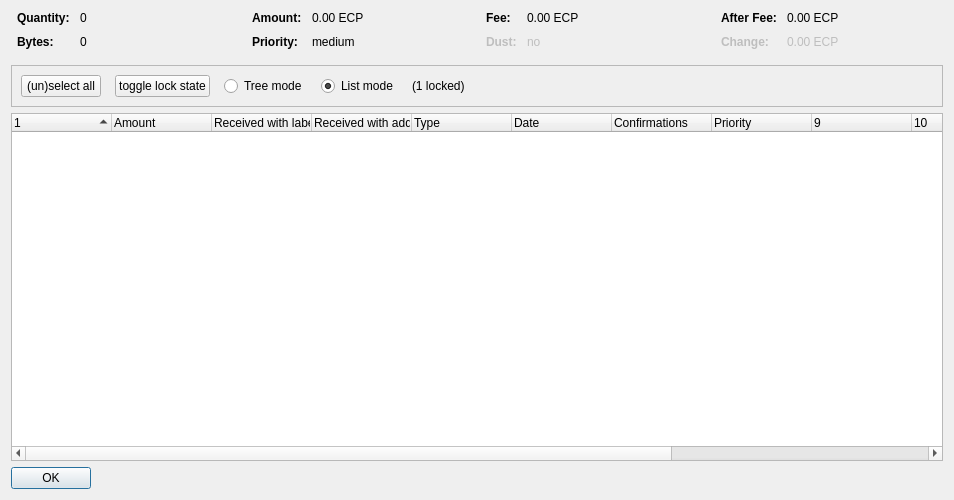
<?xml version="1.0" encoding="UTF-8"?>
<ui version="4.0">
 <class>CoinControlDialog</class>
 <widget class="QDialog" name="CoinControlDialog">
  <property name="geometry">
   <rect>
    <x>0</x>
    <y>0</y>
    <width>954</width>
    <height>500</height>
   </rect>
  </property>
  <property name="windowTitle">
   <string>Coin Selection</string>
  </property>
  <layout class="QVBoxLayout" name="verticalLayout">
   <item>
    <layout class="QHBoxLayout" name="horizontalLayoutTop" stretch="0,0,0,0">
     <property name="topMargin">
      <number>0</number>
     </property>
     <property name="bottomMargin">
      <number>10</number>
     </property>
     <item>
      <layout class="QFormLayout" name="formLayoutCoinControl1">
       <property name="horizontalSpacing">
        <number>10</number>
       </property>
       <property name="verticalSpacing">
        <number>10</number>
       </property>
       <property name="leftMargin">
        <number>6</number>
       </property>
       <property name="rightMargin">
        <number>6</number>
       </property>
       <item row="0" column="0">
        <widget class="QLabel" name="labelCoinControlQuantityText">
         <property name="font">
          <font>
           <weight>75</weight>
           <bold>true</bold>
          </font>
         </property>
         <property name="text">
          <string>Quantity:</string>
         </property>
        </widget>
       </item>
       <item row="0" column="1">
        <widget class="QLabel" name="labelCoinControlQuantity">
         <property name="cursor">
          <cursorShape>IBeamCursor</cursorShape>
         </property>
         <property name="contextMenuPolicy">
          <enum>Qt::ActionsContextMenu</enum>
         </property>
         <property name="text">
          <string notr="true">0</string>
         </property>
         <property name="textInteractionFlags">
          <set>Qt::LinksAccessibleByMouse|Qt::TextSelectableByKeyboard|Qt::TextSelectableByMouse</set>
         </property>
        </widget>
       </item>
       <item row="1" column="0">
        <widget class="QLabel" name="labelCoinControlBytesText">
         <property name="font">
          <font>
           <weight>75</weight>
           <bold>true</bold>
          </font>
         </property>
         <property name="text">
          <string>Bytes:</string>
         </property>
        </widget>
       </item>
       <item row="1" column="1">
        <widget class="QLabel" name="labelCoinControlBytes">
         <property name="cursor">
          <cursorShape>IBeamCursor</cursorShape>
         </property>
         <property name="contextMenuPolicy">
          <enum>Qt::ActionsContextMenu</enum>
         </property>
         <property name="text">
          <string notr="true">0</string>
         </property>
         <property name="textInteractionFlags">
          <set>Qt::LinksAccessibleByMouse|Qt::TextSelectableByKeyboard|Qt::TextSelectableByMouse</set>
         </property>
        </widget>
       </item>
      </layout>
     </item>
     <item>
      <layout class="QFormLayout" name="formLayoutCoinControl2">
       <property name="horizontalSpacing">
        <number>10</number>
       </property>
       <property name="verticalSpacing">
        <number>10</number>
       </property>
       <property name="leftMargin">
        <number>6</number>
       </property>
       <property name="rightMargin">
        <number>6</number>
       </property>
       <item row="0" column="0">
        <widget class="QLabel" name="labelCoinControlAmountText">
         <property name="font">
          <font>
           <weight>75</weight>
           <bold>true</bold>
          </font>
         </property>
         <property name="text">
          <string>Amount:</string>
         </property>
        </widget>
       </item>
       <item row="0" column="1">
        <widget class="QLabel" name="labelCoinControlAmount">
         <property name="cursor">
          <cursorShape>IBeamCursor</cursorShape>
         </property>
         <property name="contextMenuPolicy">
          <enum>Qt::ActionsContextMenu</enum>
         </property>
         <property name="text">
          <string notr="true">0.00 ECP</string>
         </property>
         <property name="textInteractionFlags">
          <set>Qt::LinksAccessibleByMouse|Qt::TextSelectableByKeyboard|Qt::TextSelectableByMouse</set>
         </property>
        </widget>
       </item>
       <item row="1" column="0">
        <widget class="QLabel" name="labelCoinControlPriorityText">
         <property name="font">
          <font>
           <weight>75</weight>
           <bold>true</bold>
          </font>
         </property>
         <property name="text">
          <string>Priority:</string>
         </property>
        </widget>
       </item>
       <item row="1" column="1">
        <widget class="QLabel" name="labelCoinControlPriority">
         <property name="cursor">
          <cursorShape>IBeamCursor</cursorShape>
         </property>
         <property name="contextMenuPolicy">
          <enum>Qt::ActionsContextMenu</enum>
         </property>
         <property name="text">
          <string>medium</string>
         </property>
         <property name="textInteractionFlags">
          <set>Qt::LinksAccessibleByMouse|Qt::TextSelectableByKeyboard|Qt::TextSelectableByMouse</set>
         </property>
        </widget>
       </item>
      </layout>
     </item>
     <item>
      <layout class="QFormLayout" name="formLayoutCoinControl3">
       <property name="horizontalSpacing">
        <number>10</number>
       </property>
       <property name="verticalSpacing">
        <number>10</number>
       </property>
       <property name="leftMargin">
        <number>6</number>
       </property>
       <property name="rightMargin">
        <number>6</number>
       </property>
       <item row="0" column="0">
        <widget class="QLabel" name="labelCoinControlFeeText">
         <property name="font">
          <font>
           <weight>75</weight>
           <bold>true</bold>
          </font>
         </property>
         <property name="text">
          <string>Fee:</string>
         </property>
        </widget>
       </item>
       <item row="0" column="1">
        <widget class="QLabel" name="labelCoinControlFee">
         <property name="cursor">
          <cursorShape>IBeamCursor</cursorShape>
         </property>
         <property name="contextMenuPolicy">
          <enum>Qt::ActionsContextMenu</enum>
         </property>
         <property name="text">
          <string notr="true">0.00 ECP</string>
         </property>
         <property name="textInteractionFlags">
          <set>Qt::LinksAccessibleByMouse|Qt::TextSelectableByKeyboard|Qt::TextSelectableByMouse</set>
         </property>
        </widget>
       </item>
       <item row="1" column="0">
        <widget class="QLabel" name="labelCoinControlLowOutputText">
         <property name="enabled">
          <bool>false</bool>
         </property>
         <property name="font">
          <font>
           <weight>75</weight>
           <bold>true</bold>
          </font>
         </property>
         <property name="text">
          <string>Dust:</string>
         </property>
        </widget>
       </item>
       <item row="1" column="1">
        <widget class="QLabel" name="labelCoinControlLowOutput">
         <property name="enabled">
          <bool>false</bool>
         </property>
         <property name="cursor">
          <cursorShape>IBeamCursor</cursorShape>
         </property>
         <property name="contextMenuPolicy">
          <enum>Qt::ActionsContextMenu</enum>
         </property>
         <property name="text">
          <string>no</string>
         </property>
         <property name="textInteractionFlags">
          <set>Qt::LinksAccessibleByMouse|Qt::TextSelectableByKeyboard|Qt::TextSelectableByMouse</set>
         </property>
        </widget>
       </item>
      </layout>
     </item>
     <item>
      <layout class="QFormLayout" name="formLayoutCoinControl4">
       <property name="horizontalSpacing">
        <number>10</number>
       </property>
       <property name="verticalSpacing">
        <number>10</number>
       </property>
       <property name="leftMargin">
        <number>6</number>
       </property>
       <property name="rightMargin">
        <number>6</number>
       </property>
       <item row="0" column="0">
        <widget class="QLabel" name="labelCoinControlAfterFeeText">
         <property name="font">
          <font>
           <weight>75</weight>
           <bold>true</bold>
          </font>
         </property>
         <property name="text">
          <string>After Fee:</string>
         </property>
        </widget>
       </item>
       <item row="0" column="1">
        <widget class="QLabel" name="labelCoinControlAfterFee">
         <property name="cursor">
          <cursorShape>IBeamCursor</cursorShape>
         </property>
         <property name="contextMenuPolicy">
          <enum>Qt::ActionsContextMenu</enum>
         </property>
         <property name="text">
          <string notr="true">0.00 ECP</string>
         </property>
         <property name="textInteractionFlags">
          <set>Qt::LinksAccessibleByMouse|Qt::TextSelectableByKeyboard|Qt::TextSelectableByMouse</set>
         </property>
        </widget>
       </item>
       <item row="1" column="0">
        <widget class="QLabel" name="labelCoinControlChangeText">
         <property name="enabled">
          <bool>false</bool>
         </property>
         <property name="font">
          <font>
           <weight>75</weight>
           <bold>true</bold>
          </font>
         </property>
         <property name="text">
          <string>Change:</string>
         </property>
        </widget>
       </item>
       <item row="1" column="1">
        <widget class="QLabel" name="labelCoinControlChange">
         <property name="enabled">
          <bool>false</bool>
         </property>
         <property name="cursor">
          <cursorShape>IBeamCursor</cursorShape>
         </property>
         <property name="contextMenuPolicy">
          <enum>Qt::ActionsContextMenu</enum>
         </property>
         <property name="text">
          <string notr="true">0.00 ECP</string>
         </property>
         <property name="textInteractionFlags">
          <set>Qt::LinksAccessibleByMouse|Qt::TextSelectableByKeyboard|Qt::TextSelectableByMouse</set>
         </property>
        </widget>
       </item>
      </layout>
     </item>
    </layout>
   </item>
   <item>
    <widget class="QFrame" name="frame">
     <property name="minimumSize">
      <size>
       <width>0</width>
       <height>40</height>
      </size>
     </property>
     <property name="frameShape">
      <enum>QFrame::StyledPanel</enum>
     </property>
     <property name="frameShadow">
      <enum>QFrame::Sunken</enum>
     </property>
     <layout class="QHBoxLayout" name="horizontalLayout">
      <item>
       <layout class="QHBoxLayout" name="horizontalLayoutPanel" stretch="0,0,0,0,0,0">
        <property name="spacing">
         <number>14</number>
        </property>
        <item>
         <widget class="QPushButton" name="pushButtonSelectAll">
          <property name="sizePolicy">
           <sizepolicy hsizetype="Maximum" vsizetype="Fixed">
            <horstretch>0</horstretch>
            <verstretch>0</verstretch>
           </sizepolicy>
          </property>
          <property name="text">
           <string>(un)select all</string>
          </property>
          <property name="autoDefault">
           <bool>false</bool>
          </property>
         </widget>
        </item>
        <item>
         <widget class="QPushButton" name="pushButtonToggleLock">
          <property name="sizePolicy">
           <sizepolicy hsizetype="Maximum" vsizetype="Fixed">
            <horstretch>0</horstretch>
            <verstretch>0</verstretch>
           </sizepolicy>
          </property>
          <property name="text">
           <string>toggle lock state</string>
          </property>
          <property name="autoDefault">
           <bool>false</bool>
          </property>
         </widget>
        </item>
        <item>
         <widget class="QRadioButton" name="radioTreeMode">
          <property name="sizePolicy">
           <sizepolicy hsizetype="Maximum" vsizetype="Fixed">
            <horstretch>0</horstretch>
            <verstretch>0</verstretch>
           </sizepolicy>
          </property>
          <property name="text">
           <string>Tree mode</string>
          </property>
         </widget>
        </item>
        <item>
         <widget class="QRadioButton" name="radioListMode">
          <property name="sizePolicy">
           <sizepolicy hsizetype="Maximum" vsizetype="Fixed">
            <horstretch>0</horstretch>
            <verstretch>0</verstretch>
           </sizepolicy>
          </property>
          <property name="text">
           <string>List mode</string>
          </property>
          <property name="checked">
           <bool>true</bool>
          </property>
         </widget>
        </item>
        <item>
         <widget class="QLabel" name="labelLocked">
          <property name="text">
           <string>(1 locked)</string>
          </property>
         </widget>
        </item>
        <item>
         <spacer name="horizontalSpacer">
          <property name="orientation">
           <enum>Qt::Horizontal</enum>
          </property>
          <property name="sizeHint" stdset="0">
           <size>
            <width>40</width>
            <height>20</height>
           </size>
          </property>
         </spacer>
        </item>
       </layout>
      </item>
     </layout>
    </widget>
   </item>
   <item>
    <widget class="CoinControlTreeWidget" name="treeWidget">
     <property name="contextMenuPolicy">
      <enum>Qt::CustomContextMenu</enum>
     </property>
     <property name="sortingEnabled">
      <bool>false</bool>
     </property>
     <property name="columnCount">
      <number>13</number>
     </property>
     <attribute name="headerShowSortIndicator" stdset="0">
      <bool>true</bool>
     </attribute>
     <attribute name="headerStretchLastSection">
      <bool>false</bool>
     </attribute>
     <column>
      <property name="text">
       <string/>
      </property>
     </column>
     <column>
      <property name="text">
       <string>Amount</string>
      </property>
     </column>
     <column>
      <property name="text">
       <string>Received with label</string>
      </property>
     </column>
     <column>
      <property name="text">
       <string>Received with address</string>
      </property>
     </column>
     <column>
      <property name="text">
	<string>Type</string>
      </property>
     </column>
     <column>
      <property name="text">	 
       <string>Date</string>
      </property>
     </column>
     <column>
      <property name="text">
       <string>Confirmations</string>
      </property>
      <property name="toolTip">
       <string>Confirmed</string>
      </property>
     </column>
     <column>
      <property name="text">
       <string>Priority</string>
      </property>
     </column>
     <column>
      <property name="text">
       <string/>
      </property>
     </column>
     <column>
      <property name="text">
       <string/>
      </property>
     </column>
     <column>
      <property name="text">
       <string/>
      </property>
     </column>
     <column>
      <property name="text">
       <string/>
      </property>
     </column>
     <column>
      <property name="text">
       <string/>
      </property>
     </column>
    </widget>
   </item>
   <item>
    <widget class="QDialogButtonBox" name="buttonBox">
     <property name="sizePolicy">
      <sizepolicy hsizetype="Maximum" vsizetype="Fixed">
       <horstretch>0</horstretch>
       <verstretch>0</verstretch>
      </sizepolicy>
     </property>
     <property name="orientation">
      <enum>Qt::Horizontal</enum>
     </property>
     <property name="standardButtons">
      <set>QDialogButtonBox::Ok</set>
     </property>
    </widget>
   </item>
  </layout>
 </widget>
 <customwidgets>
  <customwidget>
   <class>CoinControlTreeWidget</class>
   <extends>QTreeWidget</extends>
   <header>coincontroltreewidget.h</header>
  </customwidget>
 </customwidgets>
 <resources/>
 <connections/>
</ui>
